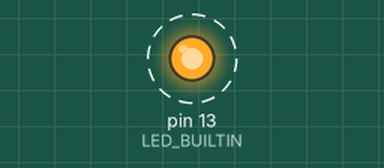
A sketch run on a simulated Arduino Uno, built with avr-gcc and run on an emulated ATmega328P. Shown: output pins drawn as LEDs (lit = HIGH). Dashed ring = blinking.

Above: at 0.16 s.
Timing chart, 0 to 3.0 s (numbered marks = the images above):
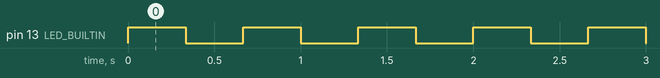

Measured:
- by itself, pin 13 (LED_BUILTIN): alternates HIGH for 0.33 s and LOW for 0.33 s

The sketch:

blink.ino
```cpp
/*
 * Simple blink sketch. To use the blink with millis() function, delete the
 * two line of code under the void loop() call and call the blinkMillis();
 * function. You will need to set the ledPer variable to your on/off times.
 * setting ledPer = 1000; is a one second on one second off flash rate.
 * */

unsigned long ledClk = millis();
const unsigned long ledPer = 1000;

void setup()
{
  pinMode(LED_BUILTIN, OUTPUT);
}

void loop()
{
  digitalWrite(LED_BUILTIN, !digitalRead(LED_BUILTIN));
  delay(333);

  // blinkMillis();
}

/*
 * Fuction compares the millis() function count of ms since boot to the ledClk
 * variable set in the globals section. If the difference is ledPer or more
 * then the if statement runs, and the ledClk is reset to the current millis()
 * value.
 * */
void blinkMillis()
{
  if (millis() - ledClk >= ledPer)
  {
    digitalWrite(LED_BUILTIN, !digitalRead(LED_BUILTIN));
    ledClk = millis();
  }
}
```
